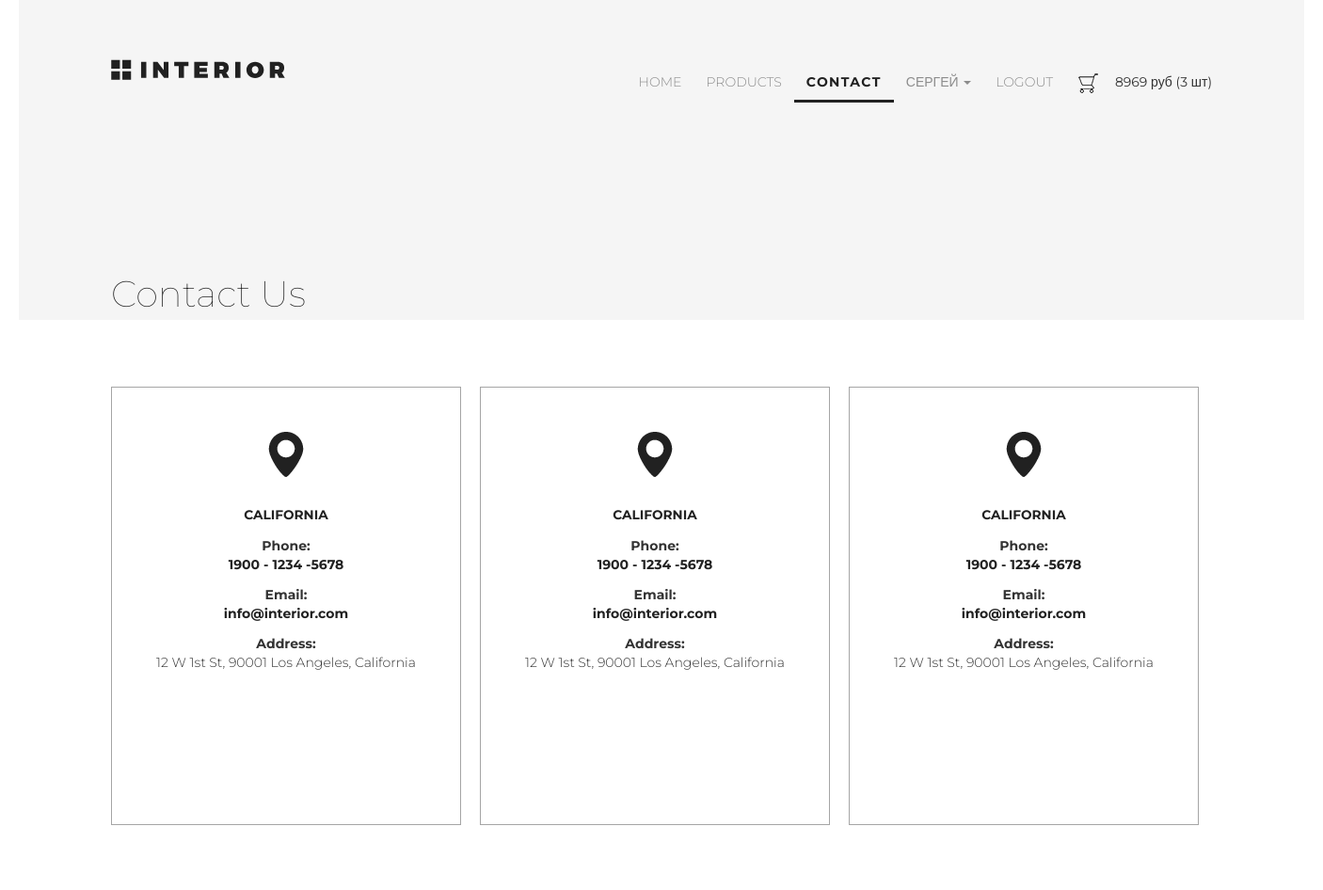
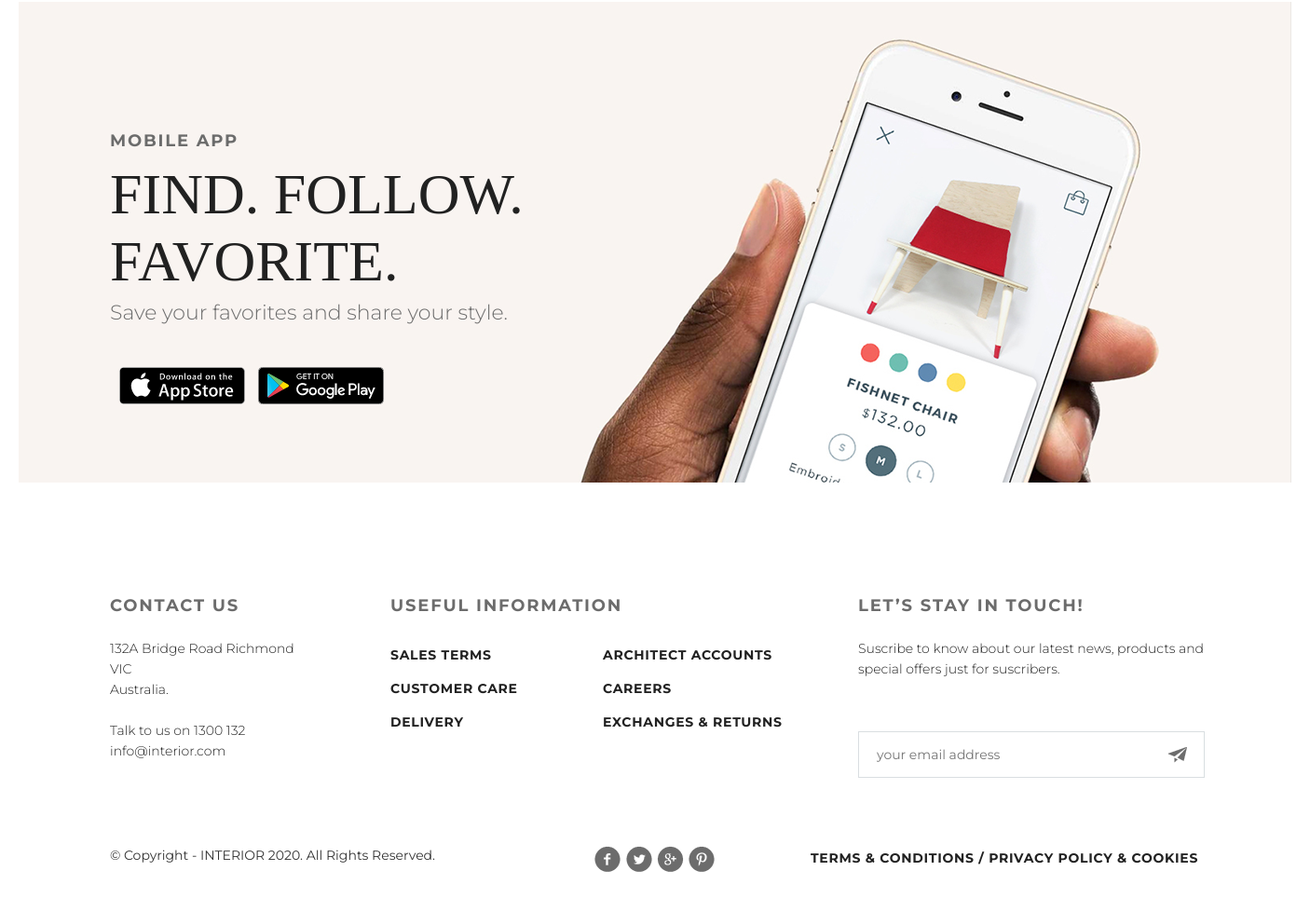
/contact/ (signed in), run on the app's committed database (2 pictures, top to bottom).
### authapp/models.py (models this page shows, shortened)
class ShopUser(AbstractUser):
    avatar = models.ImageField(upload_to='users_avatars', blank=True)
    age = models.PositiveIntegerField(verbose_name = 'возраст', default=18)
    activation_key = models.CharField(max_length=128, blank=True)
    activation_key_expires = models.DateTimeField( default=(now() + timedelta(hours=48)))

### basketapp/models.py (models this page shows, shortened)
class Basket(models.Model):
    user = models.ForeignKey(settings.AUTH_USER_MODEL, on_delete=models.CASCADE, related_name='basket')
    product = models.ForeignKey(Product, on_delete=models.CASCADE)
    quantity = models.PositiveIntegerField(verbose_name='количество', default=0)
    add_datetime = models.DateTimeField(verbose_name='время', auto_now_add=True)
    @property
    def product_cost(self):
        return self.product.price * self.quantity
    @property
    def total_quantity(self):
        _items = Basket.objects.filter(user=self.user)
        _totalquantity = sum(list(map(lambda x: x.quantity, _items)))
        return _totalquantity
    @property
    def total_cost(self):
        _items = Basket.objects.filter(user=self.user)
        _totalcost = sum(list(map(lambda x: x.product_cost, _items)))
        return _totalcost

### mainapp/models.py (models this page shows, shortened)
class Product(models.Model):
    category = models.ForeignKey(ProductCategory, on_delete=models.CASCADE)
    name = models.CharField(verbose_name='имя продукта', max_length=128)
    image_small = models.ImageField(upload_to='products_images', blank=True)
    image_big = models.ImageField(upload_to='products_images', blank=True)
    short_desc = models.CharField(verbose_name='краткое описание продукта', max_length=60, blank=True)
    description = models.TextField(verbose_name='описание продукта', blank=True)
    price = models.DecimalField(verbose_name='цена продукта', max_digits=8, decimal_places=2, default=0)
    quantity = models.PositiveIntegerField(verbose_name='количество на складе', default=0)
    is_active = models.BooleanField(verbose_name='активна', default=True)

### mainapp/views.py (the view)
# urls.py: path('contact/', mainapp.contact, name='contact'),
def contact(request):
    title = 'Контакты'
    content = {
        'title': title,
        'city': 'CALIFORNIA',
        'phone': '1900 - 1234 -5678',
        'mail': 'info@interior.com',
        'adres': '12 W 1st St, 90001 Los Angeles, California',
    }
    return render(request, 'mainapp/contact.html', content)

### mainapp/context_processors.py (called while the page is built)
def basket(request):
   print(f'context processor basket works')
   basket = []
   if request.user.is_authenticated:
       basket = Basket.objects.filter(user=request.user)
   return {
       'basket': basket,
   }

### mainapp/templates/mainapp/contact.html
{% extends 'base.html' %}
{% load static %}
{% block menu %}
    <div class="slider padding-site slider-no-background-image">
    {% block sub_menu %}
        {% include 'menu.html' with contact_item_active='menu-link-active' %}
        {% include 'menu_title.html' with title='Contact Us' %}
    {% endblock %}
    </div>
{% endblock %}
{% block content %}
    {% include 'contact_location.html' %}
{% endblock %}

### mainapp/templates/mainapp/Templ/menu.html (shortened to what this page needs)
{% load static %}
<div class="header clearfix">
    <a href="#"><img src="{% static 'img\logo.svg' %}" alt="logo"></a>
    <ul class="menu clearfix">
        <li class="menu-list"><a href="{% url 'main' %}" class="menu-link {{home_item_active}}">HOME</a></li>
        <li class="menu-list"><a href="{% url 'products:index' %}" class="menu-link {{products_item_active}}">PRODUCTS</a></li>
        <li class="menu-list"><a href="{% url 'contact' %}" class="menu-link {{contact_item_active}}">CONTACT</a></li>
{% if user.is_authenticated %}
   <li class="menu-list">
       <div class="dropdown">
           <a href="" class="menu-link {{hystory_item_active}}" data-toggle="dropdown">
               {{ user.first_name|default:'User' }}
               <span class="caret"></span>
           </a>
       </div>
   </li>
        <li class="menu-list"><a href="{% url 'auth:logout' %}" class="menu-link {{hystory_item_active}}">LogOut</a></li>
{% else %}
        <li class="menu-list"><a href="{% url 'auth:login' %}" class="menu-link {{hystory_item_active}}">LogIn</a></li>
{% endif %}
        <li class="menu-list">
            <a href="{% url 'basket:view' %}" class="menu-link"><img src="{% static 'img\basket.png' %}" alt=""></a>
            <span>
                {% if basket %}
                    {{ basket.0.total_cost|floatformat:0 }} руб
                    ({{ basket.0.total_quantity }} шт)
                {% endif %}
            </span>
        </li>
    </ul>
</div>

### static/css/style.css (style rules this page uses)
* { margin: 0; padding: 0; box-sizing: content-box; }
body { font-family: 'Montserrat', sans-serif; }
.clearfix:after { content: ""; display: table; clear: both; }
.padding-site { padding-left: 98px; padding-right: 98px; }
.slider { min-height: 160px; max-height: 800px; background-color: #f5f5f5; background-image: url(../img/slider-img.jpg); position: relative; }
.slider-no-background-image { background-image: none; }
.header { padding-top: 63px; }
.menu { float: right; }
.menu-list { list-style-type: none; float: left; }
.menu-link { color: #8c8c8c; font-size: 14px; font-weight: 300; line-height: 48px; text-decoration: none; text-transform: uppercase; padding: 10px 13px; }
.menu-link-active { color: #212121; font-weight: 700; letter-spacing: 1.4px; border-bottom: 3px solid #212121; }
.clearfix:after { content: ""; display: block; clear: both; }

### data on the page
ShopUser: first_name "СЕРГЕЙ"
Basket: user+product+quantity "8969", user+quantity "3"

### other printed values
{{ title }} "Contact Us"
{{ city }} "CALIFORNIA"
{{ phone }} "1900 - 1234 -5678"
{{ mail }} "info@interior.com"
{{ adres }} "12 W 1st St, 90001 Los Angeles, California"
